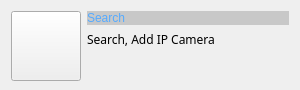
          <widget class="QWidget" name="widget_4" native="true">
           <property name="minimumSize">
            <size>
             <width>300</width>
             <height>90</height>
            </size>
           </property>
           <property name="maximumSize">
            <size>
             <width>300</width>
             <height>90</height>
            </size>
           </property>
           <property name="styleSheet">
            <string notr="true">QWidget:hover {
background-color: rgb(200, 200, 200);}
QWidget:pressed {
background-color: rgb(200, 200, 200);}</string>
           </property>
           <layout class="QHBoxLayout" name="horizontalLayout_7">
            <item>
             <widget class="QPushButton" name="pbSearch">
              <property name="minimumSize">
               <size>
                <width>70</width>
                <height>70</height>
               </size>
              </property>
              <property name="maximumSize">
               <size>
                <width>70</width>
                <height>70</height>
               </size>
              </property>
              <property name="styleSheet">
               <string notr="true">QPushButton:hover {
border:none;
color:white;
background-color: rgb(85, 170, 255);}
QPushButton:pressed {
background-color: rgb(200, 200, 200);}</string>
              </property>
              <property name="text">
               <string/>
              </property>
              <property name="icon">
               <iconset resource="vscmainwindows.qrc">
                <normaloff>:/action/resources/search.png</normaloff>:/action/resources/search.png</iconset>
              </property>
              <property name="iconSize">
               <size>
                <width>50</width>
                <height>50</height>
               </size>
              </property>
             </widget>
            </item>
            <item>
             <layout class="QVBoxLayout" name="verticalLayout_2">
              <item>
               <widget class="QLabel" name="lbView_2">
                <property name="styleSheet">
                 <string notr="true">font: 75 11pt &quot;微软雅黑&quot;;
color: rgb(85, 170, 255);
background-color: rgb(200, 200, 200);</string>
                </property>
                <property name="text">
                 <string>Search</string>
                </property>
                <property name="textFormat">
                 <enum>Qt::RichText</enum>
                </property>
                <property name="wordWrap">
                 <bool>true</bool>
                </property>
               </widget>
              </item>
              <item>
               <widget class="QLabel" name="label_12">
                <property name="font">
                 <font>
                  <family>微软雅黑</family>
                 </font>
                </property>
                <property name="text">
                 <string>Search, Add IP Camera</string>
                </property>
                <property name="wordWrap">
                 <bool>true</bool>
                </property>
               </widget>
              </item>
              <item>
               <spacer name="verticalSpacer_3">
                <property name="orientation">
                 <enum>Qt::Vertical</enum>
                </property>
                <property name="sizeHint" stdset="0">
                 <size>
                  <width>20</width>
                  <height>40</height>
                 </size>
                </property>
               </spacer>
              </item>
             </layout>
            </item>
           </layout>
          </widget>
